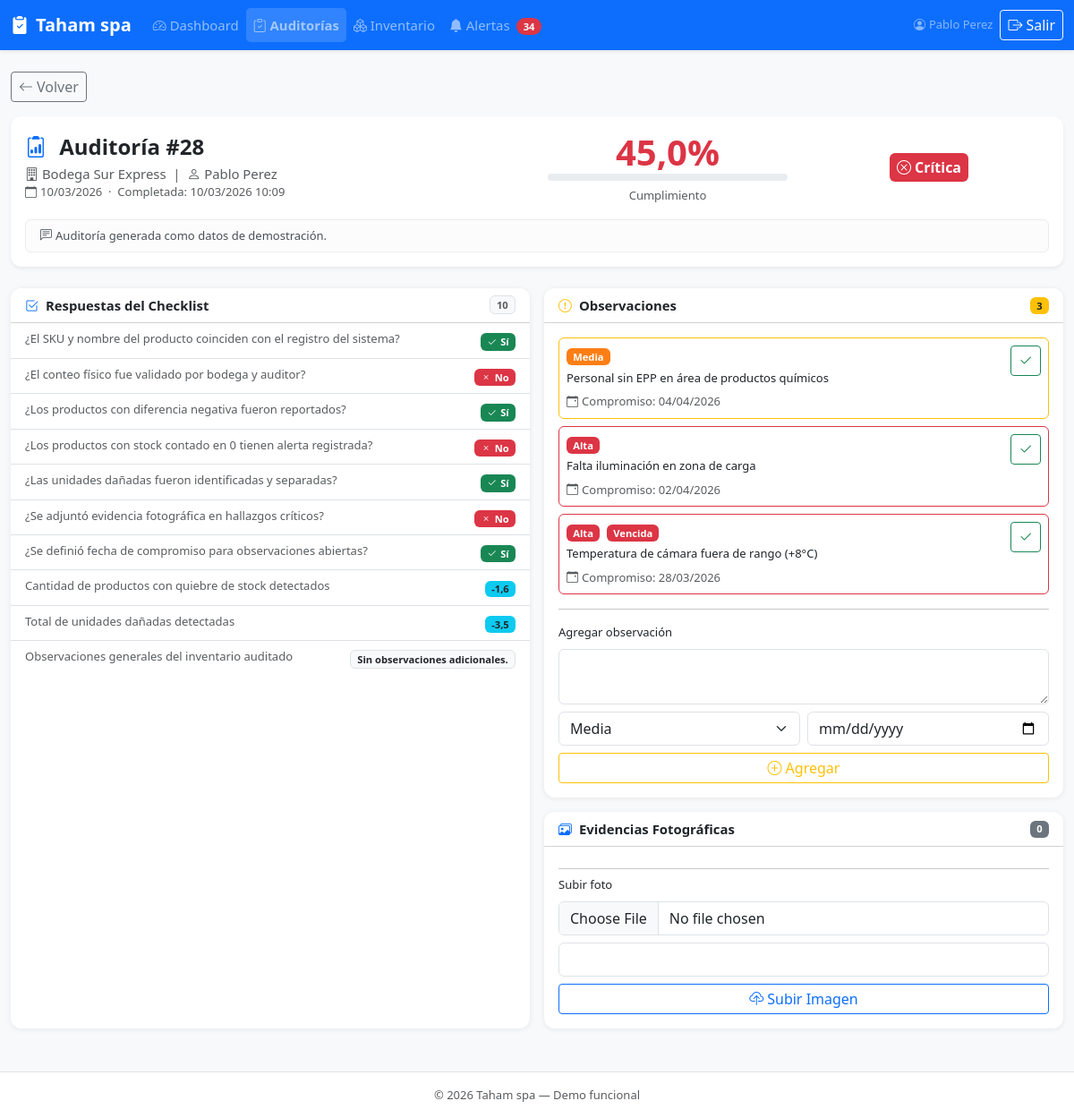
The page /audits/28/ (signed in) on the database its author committed.
### audits/models.py (models this page shows, shortened)
class Audit(models.Model):
    STATUS_CHOICES = [
        ('pending', 'Pendiente'),
        ('in_progress', 'En Progreso'),
        ('completed', 'Completada'),
    ]
    RESULT_CHOICES = [
        ('ok', 'OK'),
        ('with_observations', 'Con Observaciones'),
        ('critical', 'Crítica'),
    ]
    warehouse = models.ForeignKey(Warehouse, on_delete=models.CASCADE, related_name='audits')
    template = models.ForeignKey(AuditTemplate, on_delete=models.CASCADE)
    auditor = models.ForeignKey(User, on_delete=models.SET_NULL, null=True)
    status = models.CharField(max_length=20, choices=STATUS_CHOICES, default='pending')
    result = models.CharField(max_length=20, choices=RESULT_CHOICES, blank=True)
    compliance_pct = models.FloatField(default=0.0, verbose_name='% Cumplimiento')
    scheduled_date = models.DateField(default=timezone.now)
    completed_date = models.DateTimeField(null=True, blank=True)
    notes = models.TextField(blank=True, verbose_name='Notas generales')
    created_at = models.DateTimeField(auto_now_add=True)
    class Meta:
        verbose_name = 'Auditoría'
        verbose_name_plural = 'Auditorías'
        ordering = ['-created_at']

class Warehouse(models.Model):
    name = models.CharField(max_length=150, verbose_name='Nombre')
    location = models.CharField(max_length=200, verbose_name='Ubicación')
    manager = models.CharField(max_length=150, blank=True, verbose_name='Encargado')
    active = models.BooleanField(default=True)
    created_at = models.DateTimeField(auto_now_add=True)
    class Meta:
        verbose_name = 'Bodega'
        verbose_name_plural = 'Bodegas'
        ordering = ['name']

class AuditResponse(models.Model):
    audit = models.ForeignKey(Audit, on_delete=models.CASCADE, related_name='responses')
    item = models.ForeignKey(AuditItem, on_delete=models.CASCADE)
    boolean_value = models.BooleanField(null=True, blank=True)
    text_value = models.TextField(blank=True)
    number_value = models.FloatField(null=True, blank=True)
    class Meta:
        unique_together = ('audit', 'item')

class AuditItem(models.Model):
    ITEM_TYPES = [
        ('boolean', 'Sí / No'),
        ('text', 'Texto'),
        ('number', 'Número'),
    ]
    template = models.ForeignKey(AuditTemplate, on_delete=models.CASCADE, related_name='items')
    question = models.CharField(max_length=300, verbose_name='Pregunta')
    item_type = models.CharField(max_length=20, choices=ITEM_TYPES, default='boolean')
    order = models.PositiveIntegerField(default=0)
    required = models.BooleanField(default=True)
    class Meta:
        ordering = ['order']
        verbose_name = 'Ítem de Auditoría'
        verbose_name_plural = 'Ítems de Auditoría'

class Observation(models.Model):
    SEVERITY_CHOICES = [
        ('low', 'Baja'),
        ('medium', 'Media'),
        ('high', 'Alta'),
    ]
    audit = models.ForeignKey(Audit, on_delete=models.CASCADE, related_name='observations')
    description = models.TextField(verbose_name='Descripción')
    severity = models.CharField(max_length=10, choices=SEVERITY_CHOICES, default='medium')
    due_date = models.DateField(null=True, blank=True, verbose_name='Fecha compromiso')
    resolved = models.BooleanField(default=False)
    created_at = models.DateTimeField(auto_now_add=True)
    class Meta:
        verbose_name = 'Observación'
        verbose_name_plural = 'Observaciones'
        ordering = ['-created_at']
    @property
    def is_overdue(self):
        if self.due_date and not self.resolved:
            return self.due_date < timezone.now().date()
        return False

### audits/views.py (the view, shortened to what this page needs)
# urls.py: path('<int:pk>/', views.audit_detail, name='audit_detail'),
@login_required
def audit_detail(request, pk):
    audit = get_object_or_404(Audit, pk=pk)
    responses = audit.responses.select_related('item').all()
    observations = audit.observations.all()
    evidences = audit.evidences.all()
    obs_form = ObservationForm()
    evidence_form = EvidenceForm()
    context = {
        'audit': audit,
        'responses': responses,
        'observations': observations,
        'evidences': evidences,
        'obs_form': obs_form,
        'evidence_form': evidence_form,
    }
    return render(request, 'audit_detail.html', context)

### audits/forms.py
class ObservationForm(forms.ModelForm):
    class Meta:
        model = Observation
        fields = ['description', 'severity', 'due_date']
        widgets = {
            'description': forms.Textarea(attrs={'class': 'form-control', 'rows': 2}),
            'severity': forms.Select(attrs={'class': 'form-select'}),
            'due_date': forms.DateInput(attrs={'type': 'date', 'class': 'form-control'}),
        }

class EvidenceForm(forms.ModelForm):
    class Meta:
        model = Evidence
        fields = ['image', 'caption']
        widgets = {
            'image': forms.ClearableFileInput(attrs={'class': 'form-control', 'accept': 'image/*'}),
            'caption': forms.TextInput(attrs={'class': 'form-control'}),
        }

### core/context_processors.py (called while the page is built)
def alerts_counter(request):
    if not request.user.is_authenticated:
        return {'alerts_count': 0}
    from inventory.models import InventoryRecord
    shortage_count = InventoryRecord.objects.filter(
        counted_stock__lt=models.F('expected_stock')
    ).count()
    damaged_count = InventoryRecord.objects.filter(damaged_stock__gt=0).count()
    return {'alerts_count': shortage_count + damaged_count}

### templates/audit_detail.html (shortened to what this page needs)
{% extends "base.html" %}
{% block nav_audits %}active-page{% endblock %}
{% block content %}
<div class="mb-3 d-flex gap-2 flex-wrap">
  <a href="{% url 'audits:audit_list' %}" class="btn btn-sm btn-outline-secondary">
    <i class="bi bi-arrow-left me-1"></i>Volver
  </a>
</div>
<div class="card mb-4 shadow-sm">
  <div class="card-body">
    <div class="row align-items-center gy-2">
      <div class="col-md-6">
        <h1 class="h4 fw-bold mb-1">
          <i class="bi bi-clipboard2-data me-2 text-primary"></i>
          Auditoría #{{ audit.pk }}
        </h1>
        <p class="mb-0 text-muted">
          <i class="bi bi-building me-1"></i>{{ audit.warehouse.name }} &nbsp;|&nbsp;
          <i class="bi bi-person me-1"></i>{{ audit.auditor.get_full_name|default:audit.auditor.username }}
        </p>
        <p class="mb-0 text-muted small">
          <i class="bi bi-calendar me-1"></i>{{ audit.scheduled_date|date:"d/m/Y" }}
          {% if audit.completed_date %}
          &nbsp;·&nbsp; Completada: {{ audit.completed_date|date:"d/m/Y H:i" }}
          {% endif %}
        </p>
      </div>
      <div class="col-md-3 text-center">
        {% if audit.status == 'completed' %}
          <div class="fw-bold display-6 {% if audit.compliance_pct >= 80 %}text-success{% elif audit.compliance_pct >= 60 %}text-warning{% else %}text-danger{% endif %}">
            {{ audit.compliance_pct }}%
          </div>
          <div class="progress mb-1" style="height:8px;">
          </div>
          <small class="text-muted">Cumplimiento</small>
        {% endif %}
      </div>
      <div class="col-md-3 text-center">
        {% if audit.status == 'completed' %}
          {% if audit.result == 'ok' %}
            <span class="badge bg-success fs-6 p-2"><i class="bi bi-check-circle me-1"></i>OK</span>
          {% elif audit.result == 'with_observations' %}
            <span class="badge bg-warning text-dark fs-6 p-2"><i class="bi bi-exclamation-circle me-1"></i>Con Observaciones</span>
          {% elif audit.result == 'critical' %}
            <span class="badge bg-danger fs-6 p-2"><i class="bi bi-x-circle me-1"></i>Crítica</span>
          {% endif %}
        {% else %}
          {% if audit.status == 'in_progress' %}
            <span class="badge bg-warning text-dark fs-6 p-2">En Progreso</span>
          {% else %}
            <span class="badge bg-secondary fs-6 p-2">Pendiente</span>
          {% endif %}
        {% endif %}
      </div>
    </div>
    {% if audit.notes %}
    <div class="alert alert-light mt-3 mb-0 py-2 small">
      <i class="bi bi-chat-left-text me-1"></i>{{ audit.notes }}
    </div>
    {% endif %}
  </div>
</div>
<div class="row g-3">
  <div class="col-lg-6">
    <div class="card h-100">
      <div class="card-header bg-white">
        <i class="bi bi-check2-square me-2 text-primary"></i>Respuestas del Checklist
        <span class="badge bg-light text-muted border float-end">{{ responses.count }}</span>
      </div>
      <div class="card-body p-0">
        <ul class="list-group list-group-flush">
          {% for resp in responses %}
          <li class="list-group-item py-2 px-3">
            <div class="d-flex justify-content-between align-items-start gap-2">
              <span class="small text-muted flex-grow-1">{{ resp.item.question }}</span>
              <span class="flex-shrink-0">
                {% if resp.item.item_type == 'boolean' %}
                  {% if resp.boolean_value == True %}
                    <span class="badge bg-success"><i class="bi bi-check2 me-1"></i>Sí</span>
                  {% elif resp.boolean_value == False %}
                    <span class="badge bg-danger"><i class="bi bi-x me-1"></i>No</span>
                  {% else %}
                    <span class="badge bg-light text-muted border">–</span>
                  {% endif %}
                {% elif resp.item.item_type == 'number' %}
                  <span class="badge bg-info text-dark">{{ resp.number_value|default:"–" }}</span>
                {% else %}
                  <span class="badge bg-light text-dark border">{{ resp.text_value|default:"–"|truncatechars:30 }}</span>
                {% endif %}
              </span>
            </div>
          </li>
          {% empty %}
          <li class="list-group-item text-center text-muted py-4">Sin respuestas registradas.</li>
          {% endfor %}
        </ul>
      </div>
    </div>
  </div>
  <div class="col-lg-6">
    <div class="card mb-3">
      <div class="card-header bg-white d-flex justify-content-between align-items-center">
        <span><i class="bi bi-exclamation-circle me-2 text-warning"></i>Observaciones</span>
        <span class="badge bg-warning text-dark">{{ observations.count }}</span>
      </div>
      <div class="card-body">
        {% for obs in observations %}
        <div class="border rounded p-2 mb-2 {% if obs.severity == 'high' %}border-danger{% elif obs.severity == 'medium' %}border-warning{% else %}border-success{% endif %}">
          <div class="d-flex justify-content-between align-items-start gap-2">
            <div class="flex-grow-1">
              <span class="badge badge-severity-{{ obs.severity }} text-white small me-1">
                {{ obs.get_severity_display }}
              </span>
              {% if obs.is_overdue %}
              <span class="badge bg-danger small">Vencida</span>
              {% endif %}
              <p class="mb-1 small mt-1">{{ obs.description }}</p>
              {% if obs.due_date %}
              <small class="text-muted"><i class="bi bi-calendar-event me-1"></i>Compromiso: {{ obs.due_date|date:"d/m/Y" }}</small>
              {% endif %}
            </div>
            {% if not obs.resolved %}
            <a href="{% url 'audits:observation_resolve' obs.pk %}"
               class="btn btn-sm btn-outline-success flex-shrink-0"
               title="Marcar resuelta"
               onclick="return confirm('¿Marcar como resuelta?')">
              <i class="bi bi-check2"></i>
            </a>
            {% else %}
            <span class="badge bg-success"><i class="bi bi-check2"></i> Resuelta</span>
            {% endif %}
          </div>
        </div>
        {% empty %}
        <p class="text-muted text-center py-2 mb-0 small">Sin observaciones.</p>
        {% endfor %}
        <hr class="my-3">
        <p class="fw-medium small mb-2">Agregar observación</p>
        <form method="post" class="row g-2">
          <div class="col-12">{{ obs_form.description }}</div>
          <div class="col-6">{{ obs_form.severity }}</div>
          <div class="col-6">{{ obs_form.due_date }}</div>
          <div class="col-12 d-grid">
            <button type="submit" class="btn btn-sm btn-outline-warning">
              <i class="bi bi-plus-circle me-1"></i>Agregar
            </button>
          </div>
        </form>
      </div>
    </div>
    <div class="card">
      <div class="card-header bg-white d-flex justify-content-between align-items-center">
        <span><i class="bi bi-images me-2 text-primary"></i>Evidencias Fotográficas</span>
        <span class="badge bg-secondary">{{ evidences.count }}</span>
      </div>
      <div class="card-body">
        <hr class="my-2">
        <p class="fw-medium small mb-2">Subir foto</p>
        <form method="post" enctype="multipart/form-data">
          <div class="mb-2">{{ evidence_form.image }}</div>
          <div class="mb-2">{{ evidence_form.caption }}</div>
          <button type="submit" class="btn btn-sm btn-outline-primary w-100">
            <i class="bi bi-cloud-upload me-1"></i>Subir Imagen
          </button>
        </form>
      </div>
    </div>
  </div>
</div>
{% endblock %}

### templates/base.html (shortened to what this page needs)
<!DOCTYPE html>
<html lang="es">
<head>
  <link href="https://cdn.jsdelivr.net/npm/bootstrap@5.3.3/dist/css/bootstrap.min.css" rel="stylesheet">
  <link href="https://cdn.jsdelivr.net/npm/bootstrap-icons@1.11.3/font/bootstrap-icons.min.css" rel="stylesheet">
  {% load static %}
  <link rel="stylesheet" href="{% static 'css/main.css' %}">
</head>
<body class="bg-light">
{% if user.is_authenticated %}
<nav class="navbar navbar-expand-lg navbar-dark bg-primary shadow-sm">
  <div class="container-fluid">
    <a class="navbar-brand fw-bold" href="{% url 'dashboard:index' %}">
      <i class="bi bi-clipboard2-check-fill me-2"></i>Taham spa
    </a>
    <div class="collapse navbar-collapse" id="navMenu">
      <ul class="navbar-nav me-auto mb-2 mb-lg-0">
        <li class="nav-item">
          <a class="nav-link {% block nav_dashboard %}{% endblock %}" href="{% url 'dashboard:index' %}">
            <i class="bi bi-speedometer2 me-1"></i>Dashboard
          </a>
        </li>
        <li class="nav-item">
          <a class="nav-link {% block nav_audits %}{% endblock %}" href="{% url 'audits:audit_list' %}">
            <i class="bi bi-clipboard-check me-1"></i>Auditorías
          </a>
        </li>
        <li class="nav-item">
          <a class="nav-link {% block nav_inventory %}{% endblock %}" href="{% url 'inventory:inventory_list' %}">
            <i class="bi bi-boxes me-1"></i>Inventario
          </a>
        </li>
        <li class="nav-item">
          <a class="nav-link {% block nav_alerts %}{% endblock %}" href="{% url 'core:alerts' %}">
            <i class="bi bi-bell-fill me-1"></i>Alertas
            <span class="badge rounded-pill bg-danger ms-1">{{ alerts_count }}</span>
          </a>
        </li>
      </ul>
      <div class="d-flex align-items-center gap-2">
        <span class="text-white-50 small d-none d-md-inline">
          <i class="bi bi-person-circle me-1"></i>{{ user.get_full_name|default:user.username }}
        </span>
        <a href="{% url 'core:logout' %}" class="btn btn-outline-light btn-sm">
          <i class="bi bi-box-arrow-right me-1"></i>Salir
        </a>
      </div>
    </div>
  </div>
</nav>
{% endif %}
<main class="{% if user.is_authenticated %}container-fluid py-4{% endif %}">
  {% block content %}{% endblock %}
</main>
{% if user.is_authenticated %}
<footer class="text-center text-muted small py-3 mt-4 border-top bg-white">
  &copy; 2026 Taham spa &mdash; Demo funcional
</footer>
{% endif %}
</body>
</html>

### static/css/main.css (style rules this page uses)
:root { --primary: #0d6efd; --success: #198754; --danger: #dc3545; --warning: #ffc107; }
body { font-size: 0.93rem; }
html, body { max-width: 100%; overflow-x: clip; }
input, select, textarea, .form-control, .form-select, .btn { font-size: 16px; }
.card { border: none; box-shadow: 0 1px 6px rgba(0,0,0,.08); border-radius: .75rem; }
.card-header { border-radius: .75rem .75rem 0 0 !important; font-weight: 600; }
.nav-link.active-page { font-weight: 600; background: rgba(255,255,255,.15); border-radius: .3rem; }
.badge-severity-high { background-color: #dc3545; }
.badge-severity-medium { background-color: #fd7e14; }

### rows shown on the page
Audit: pk "28", warehouse.name "Bodega Sur Express", auditor.get_full_name "Pablo Perez", scheduled_date "10/03/2026", completed_date "10/03/2026 10:09", compliance_pct "45,0", notes "Auditoría generada como datos de demostración.", count "3", count "0"
AuditResponse: item.question "¿El SKU y nombre del producto coinciden con el registro del sistema?", boolean_value True (drawn)
AuditResponse: item.question "¿El conteo físico fue validado por bodega y auditor?", boolean_value False (drawn)
AuditResponse: item.question "¿Los productos con diferencia negativa fueron reportados?", boolean_value True (drawn)
AuditResponse: item.question "¿Los productos con stock contado en 0 tienen alerta registrada?", boolean_value False (drawn)
AuditResponse: item.question "¿Las unidades dañadas fueron identificadas y separadas?", boolean_value True (drawn)
AuditResponse: item.question "¿Se adjuntó evidencia fotográfica en hallazgos críticos?", boolean_value False (drawn)
AuditResponse: item.question "¿Se definió fecha de compromiso para observaciones abiertas?", boolean_value True (drawn)
AuditResponse: item.question "Cantidad de productos con quiebre de stock detectados", number_value "-1,6"
AuditResponse: item.question "Total de unidades dañadas detectadas", number_value "-3,5"
AuditResponse: item.question "Observaciones generales del inventario auditado", text_value "Sin observaciones adicionales."
Observation: severity "Media", description "Personal sin EPP en área de productos químicos", due_date "04/04/2026", resolved False (drawn)
Observation: severity "Alta", description "Falta iluminación en zona de carga", due_date "02/04/2026", resolved False (drawn)
Observation: severity "Alta", resolved "Vencida", description "Temperatura de cámara fuera de rango (+8°C)", due_date "28/03/2026"

### other values the page prints
{{ alerts_count }} "34"
{{ user.get_full_name|default:user.username }} "Pablo Perez"
{{ responses.count }} "10"
